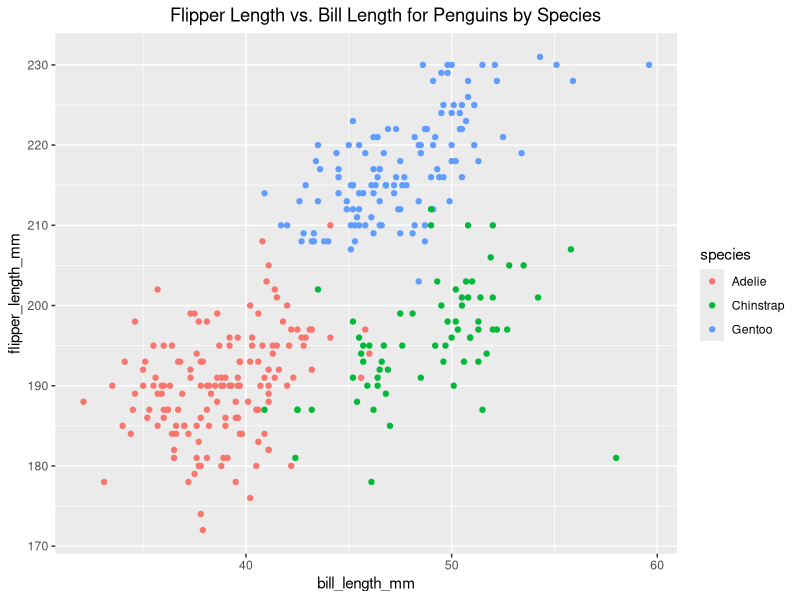
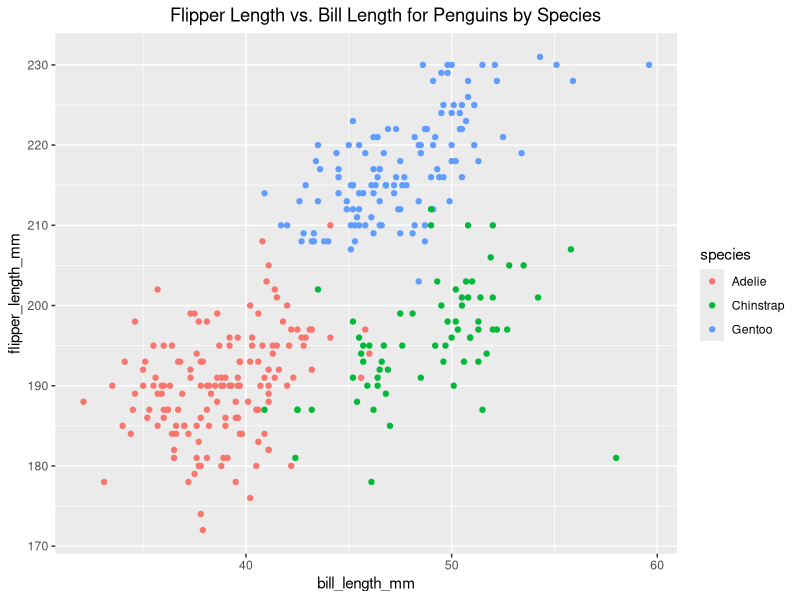

Write R code to recreate these figures, in order.
## ---- chunk 1
library(tidyverse) 
set.seed(1)
prob1_df =
  tibble(
    sample_1 = rnorm(10),
    samp_vec_0 = sample_1 > 0,
    char_vec = c("a", "b", "c", "d", "e", "f", "g","h", "i", "j"),
    fact_vec = factor(c("low", "high", "low", "high", "low", "high", "low", "mid", "mid", "low"))
  )
## ---- chunk 2
mean(pull(prob1_df, sample_1))
mean(pull(prob1_df, samp_vec_0))
mean(pull(prob1_df, char_vec))
mean(pull(prob1_df, fact_vec))
## ---- chunk 3
as.numeric(pull(prob1_df, samp_vec_0))
as.numeric(pull(prob1_df, char_vec))
as.numeric(pull(prob1_df, fact_vec))
## ---- chunk 4
mean(as.numeric(pull(prob1_df, samp_vec_0)))
mean(as.numeric(pull(prob1_df, char_vec)))
mean(as.numeric(pull(prob1_df, fact_vec)))
## ---- chunk 5
data("penguins", package = "palmerpenguins")
## ---- chunk 6
library(ggplot2)
set.seed(1)
ggplot(penguins, aes(x = bill_length_mm, y = flipper_length_mm, color = species)) + geom_point() + ggtitle("Flipper Length vs. Bill Length for Penguins by Species") + theme(plot.title = element_text(hjust = 0.6))

ggsave("scatterplot_penguin.pdf")
